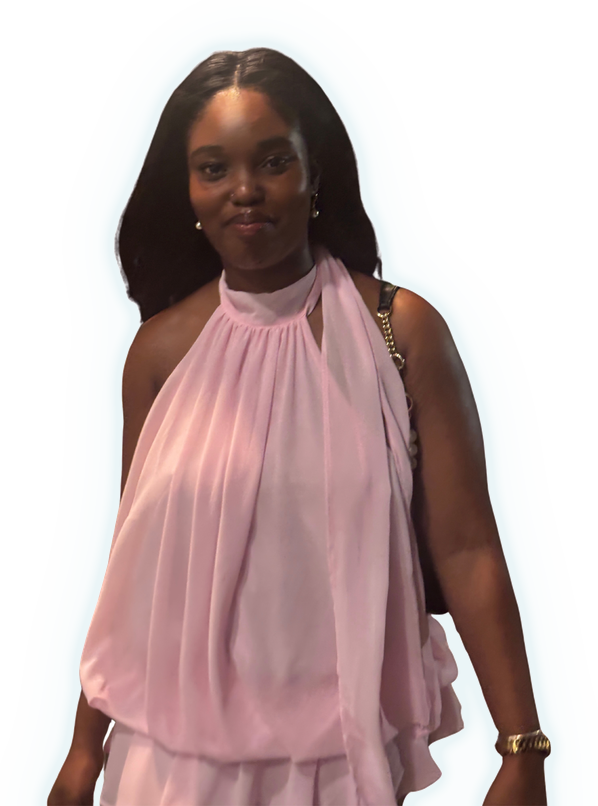
#> input picture build/ceo-sticker-feed.png, 598 x 806 px
$ python cutout.py ../build/ceo-sticker-feed.png ../build/ceo-sticker-story.png
#> lines starting #> are read from the running program, lines starting #| are printed output that depends on the picture; after the words box and inside, x2 and y2 are one past the last pixel; in counts of white or black regions, pixels touching at a corner belong together
"""Cut the CEO photo out of its white background and add a sticker outline.

Usage: python3 scripts/cutout.py source/ceo-photo-original.png build/ceo-cutout.png
"""
import sys
import numpy as np
from PIL import Image, ImageDraw, ImageFilter

src, out = sys.argv[1], sys.argv[2]
im = Image.open(src).convert("RGB")
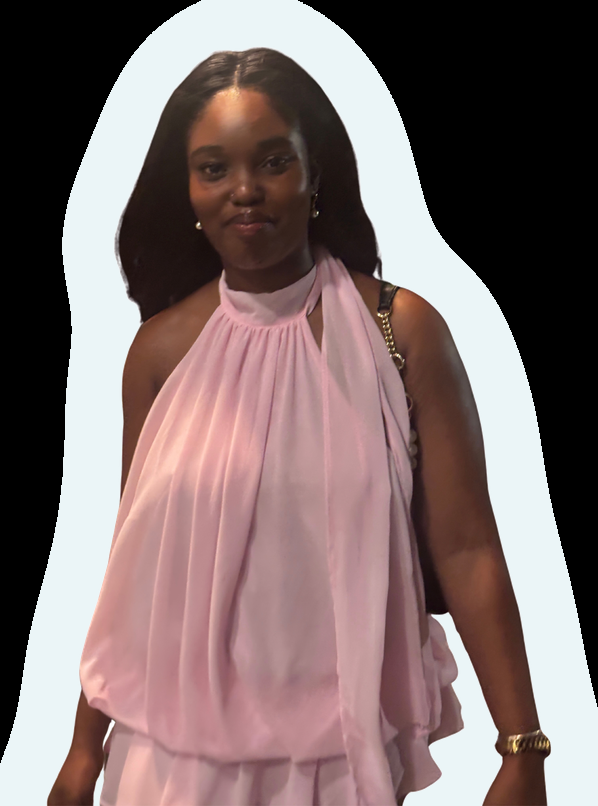
#> im: PIL image 598x806 RGB; mean R, G, B 125.7, 108.2, 107.5
a = np.asarray(im).astype(np.int16)

# Near-white, low-saturation pixels are background candidates.
mn, mx = a.min(axis=2), a.max(axis=2)
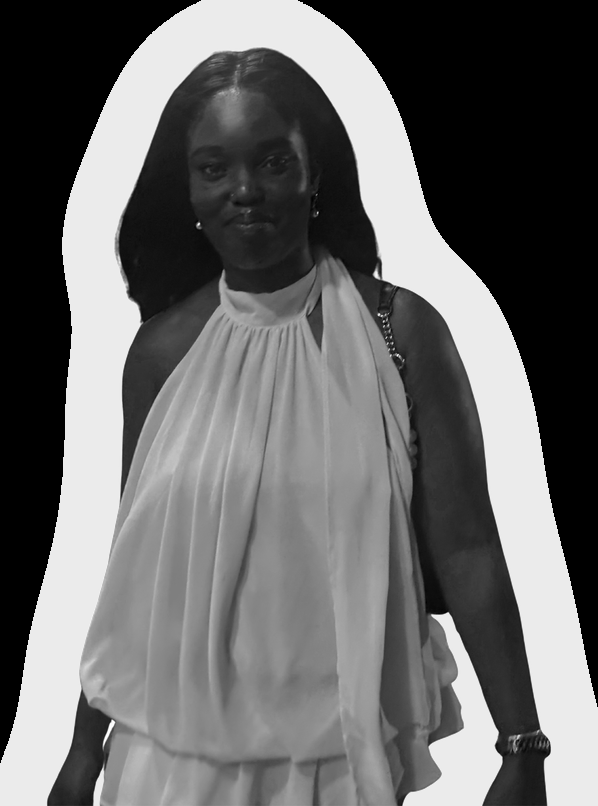
#> mn: shape (806, 598) int16; min 0, max 255, mean 103.9
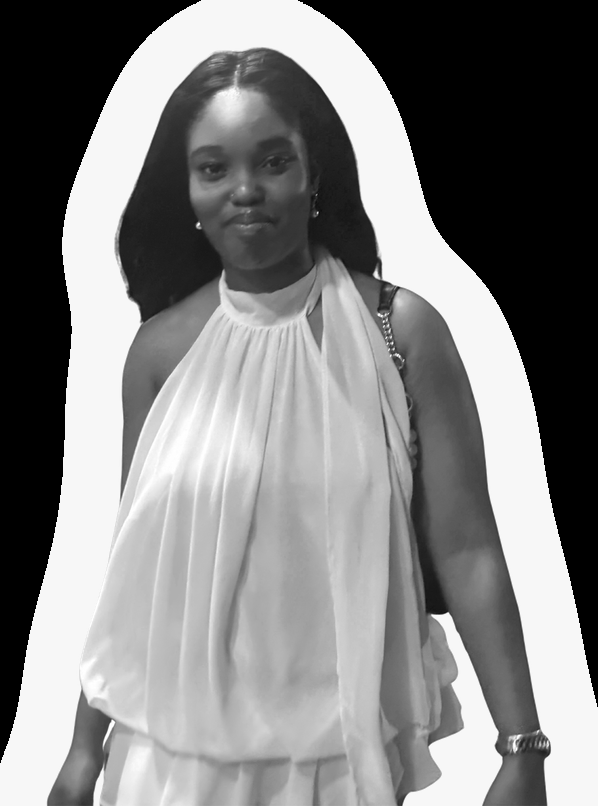
#> mx: shape (806, 598) int16; min 0, max 255, mean 128.4
white = (mn > 238) & ((mx - mn) < 14)
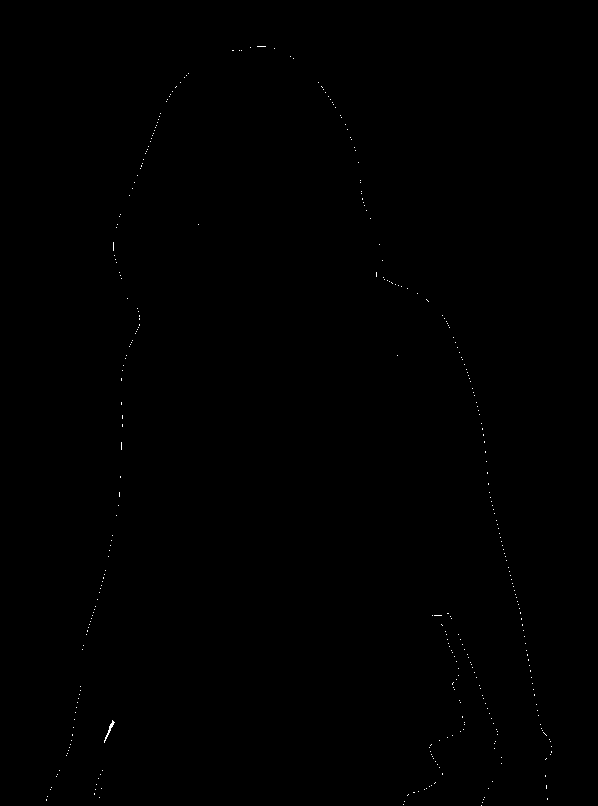
#> white: shape (806, 598) bool; 0.1% white in thin lines or dots, all inside (x1, y1, x2, y2) = (46, 46, 552, 806)

# Keep only the white region connected to the image border (pearls, highlights stay).
cand = Image.fromarray(np.where(white, 255, 0).astype(np.uint8)).copy()
w, h = cand.size
#> w = 598; h = 806
border = [(x, 0) for x in range(0, w, 8)] + [(x, h - 1) for x in range(0, w, 8)]
border += [(0, y) for y in range(0, h, 8)] + [(w - 1, y) for y in range(0, h, 8)]
for seed in border:
    if cand.getpixel(seed) == 255:
        ImageDraw.floodfill(cand, seed, 128)
bg = np.asarray(cand) == 128
#> bg: shape (806, 598) bool; every value is 0

alpha = Image.fromarray(np.where(bg, 0, 255).astype(np.uint8))
#> alpha: PIL image 598x806 L; every value is 255
# Close pinholes, then soften the edge by a couple of pixels.
alpha = alpha.filter(ImageFilter.MaxFilter(3)).filter(ImageFilter.MinFilter(5)).filter(ImageFilter.MaxFilter(3))
alpha = alpha.filter(ImageFilter.GaussianBlur(1.6))

rgba = im.copy()
rgba.putalpha(alpha)
bbox = alpha.point(lambda v: 255 if v > 8 else 0).getbbox()
#> bbox = (0, 0, 598, 806)
rgba = rgba.crop(bbox)
rgba.save(out)
print("saved", out, rgba.size, "bbox", bbox)
#| saved ../build/ceo-sticker-story.png (598, 806) bbox (0, 0, 598, 806)
